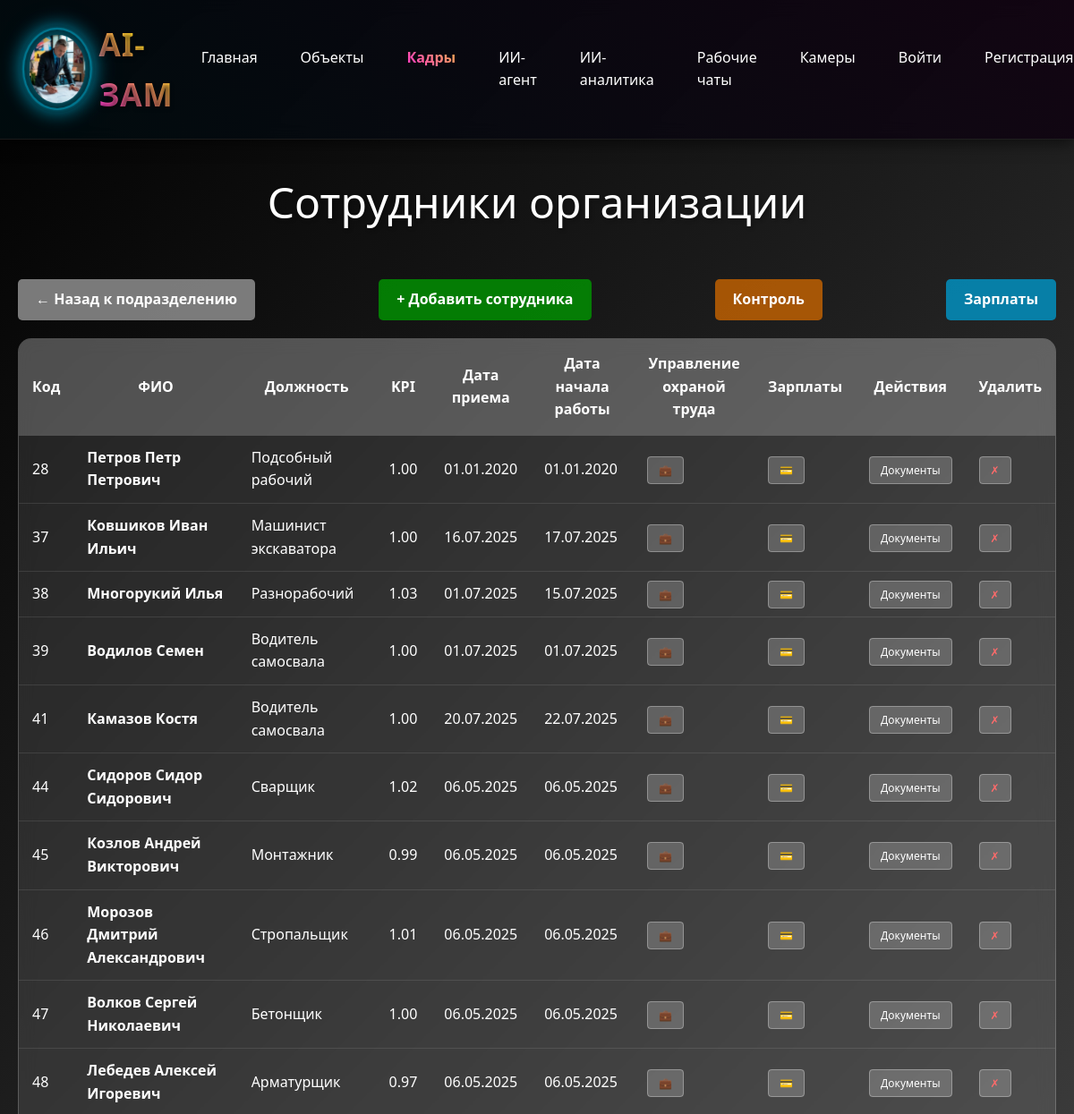
The app's page /sotrudniki/ (upper part), older data.
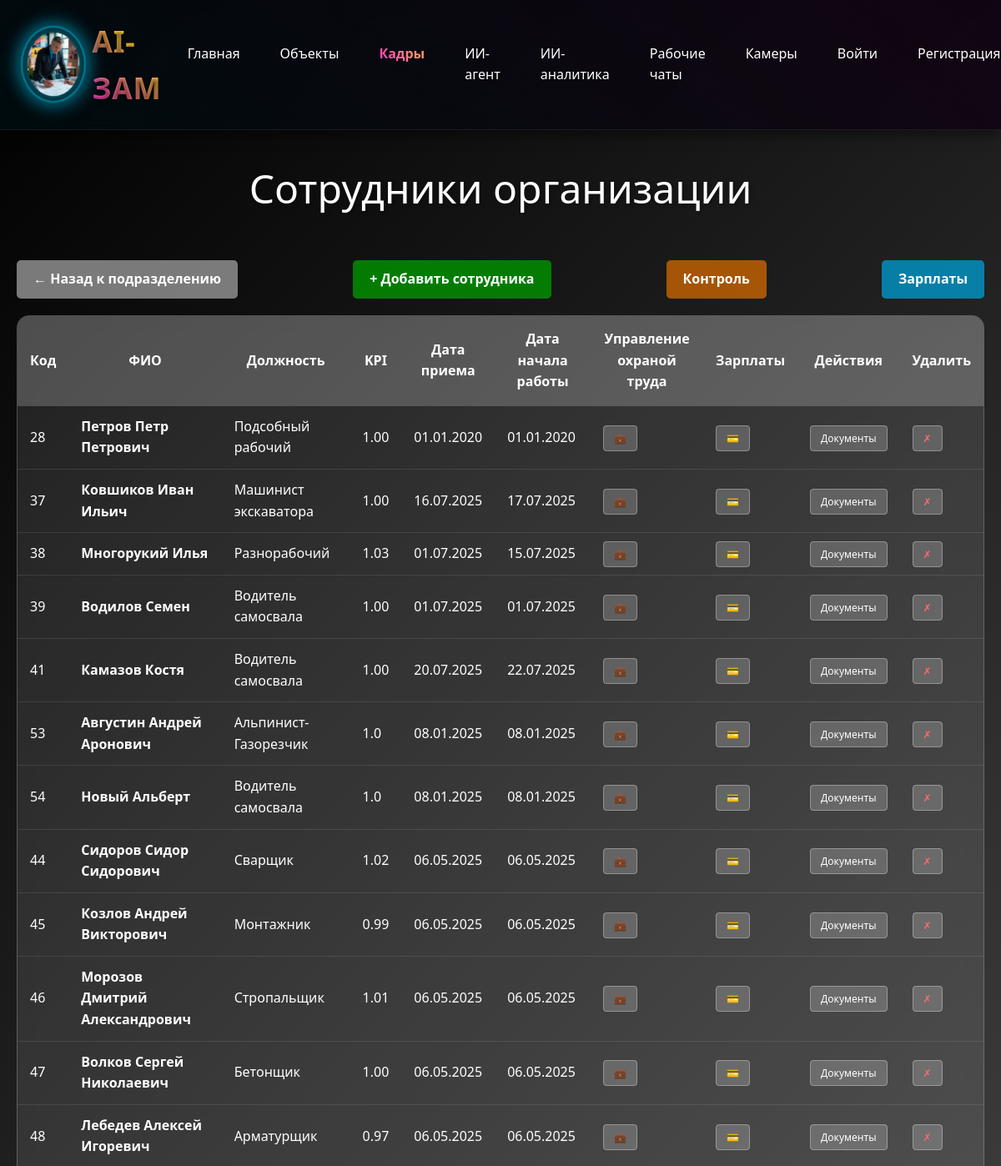
The same page, newer data.
### sotrudniki/models.py (models this page shows, shortened)
class Sotrudnik(models.Model):
    POL_CHOICES = [
        ('мужской', 'Мужской'),
        ('женский', 'Женский'),
    ]
    organizaciya = models.ForeignKey(
        Organizaciya,
        on_delete=models.CASCADE,
        verbose_name="Организация",
        related_name="sotrudniki",
        null=True,
        blank=True
    )
    fio = models.CharField(max_length=300, verbose_name="ФИО")
    data_rozhdeniya = models.DateField(verbose_name="Дата рождения")
    pol = models.CharField(
        max_length=10,
        choices=POL_CHOICES,
        verbose_name="Пол",
        null=True,
        blank=True
    )
    razmer_odezhdy = models.CharField(
        max_length=10,
        default="50-52",
        verbose_name="Размер одежды"
    )
    razmer_obuvi = models.CharField(
        max_length=5,
        default="43",
        verbose_name="Размер обуви"
    )
    razmer_golovnogo_ubora = models.CharField(
        max_length=5,
        default="55",
        verbose_name="Размер головного убора"
    )
    specialnost = models.ForeignKey(
        Specialnost,
        on_delete=models.SET_NULL,
        null=True,
        blank=True,
        verbose_name="Специальность"
    )
    podrazdelenie = models.ForeignKey(
        Podrazdelenie,
        on_delete=models.SET_NULL,
        null=True,
        blank=True,
        verbose_name="Подразделение"
    )
    data_priema = models.DateField(verbose_name="Дата приема")
    data_nachala_raboty = models.DateField(verbose_name="Дата начала работы")
    bazovoe_obuchenie = models.BooleanField(default=True, verbose_name="Базовое обучение")
    obuchenie_na_predpriyatii = models.BooleanField(default=True, verbose_name="Обучение на предприятии")
    med_osvidetelstvovanie = models.BooleanField(default=True, verbose_name="Мед.освидетельствование")
    dopusk_k_rabote = models.BooleanField(default=True, verbose_name="Допуск к работе")
    stazhirovka = models.BooleanField(default=True, verbose_name="Стажировка")
    siz = models.BooleanField(default=True, verbose_name="СИЗ")
    class Meta:
        verbose_name = "Сотрудник"
        verbose_name_plural = "Сотрудники"

class Specialnost(models.Model):
    nazvanie = models.CharField(max_length=200, verbose_name="Название специальности")
    kategoriya = models.CharField(max_length=200, verbose_name="Категория", null=True, blank=True)
    class Meta:
        verbose_name = "Специальность"
        verbose_name_plural = "Специальности"
    def __str__(self):
        return self.nazvanie

### sotrudniki/views.py (the view)
# urls.py: path('', views.sotrudniki_list, name='list'),
def sotrudniki_list(request):
    if request.user.is_authenticated:
        from object.models import UserProfile, Objekt
        from django.db.models import Q
        user_profile, created = UserProfile.objects.get_or_create(user=request.user)
        user_organizations = user_profile.organizations.all()
        user_objects = Objekt.objects.filter(
            organizacii__in=user_organizations,
            is_active=True
        ).distinct()
        sotrudniki = Sotrudnik.objects.select_related('organizaciya', 'specialnost', 'podrazdelenie').filter(
            Q(organizaciya__in=user_organizations) | Q(objekty_work__in=user_objects)
        ).distinct()
    else:
        from object.models import Objekt
        from django.db.models import Q
        demo_objects = Objekt.objects.filter(demo=True, is_active=True)
        demo_organizations = Organizaciya.objects.filter(demo=True, is_active=True)
        sotrudniki = Sotrudnik.objects.select_related('organizaciya', 'specialnost', 'podrazdelenie').filter(
            Q(organizaciya__in=demo_organizations) | Q(objekty_work__in=demo_objects)
        ).distinct()
    podrazdelenie_id = request.GET.get('podrazdelenie')
    if podrazdelenie_id:
        sotrudniki = sotrudniki.filter(podrazdelenie_id=podrazdelenie_id)
    from django.db.models import Avg
    sotrudniki_with_kpi = []
    for sotrudnik in sotrudniki:
        avg_kpi = SotrudnikiZarplaty.objects.filter(sotrudnik=sotrudnik).aggregate(avg_kpi=Avg('kpi'))['avg_kpi']
        sotrudnik.avg_kpi = round(avg_kpi, 2) if avg_kpi else 1.0
        sotrudniki_with_kpi.append(sotrudnik)
    return render(request, 'sotrudniki/list.html', {'sotrudniki': sotrudniki_with_kpi})

### sotrudniki/templates/sotrudniki/list.html (shortened to what this page needs)
{% extends 'base/base.html' %}
{% block content %}
<div class="page-title">Сотрудники организации</div>
<div style="margin-bottom: 20px; display: flex; justify-content: space-between; align-items: center;">
    <a href="/kadry/"
        style="background: rgba(150, 150, 150, 0.8); color: white; padding: 10px 20px; text-decoration: none; border-radius: 5px; font-weight: bold;">
        ← Назад к подразделению
    </a>
    <a href="{% url 'sotrudniki:add' %}{% if request.GET.podrazdelenie %}?podrazdelenie={{ request.GET.podrazdelenie }}{% endif %}"
        style="background: rgba(0, 150, 0, 0.8); color: white; padding: 10px 20px; text-decoration: none; border-radius: 5px; font-weight: bold;">
        + Добавить сотрудника
    </a>
    <a href="{% url 'sotrudniki:control' %}"
        style="background: rgba(200, 100, 0, 0.8); color: white; padding: 10px 20px; text-decoration: none; border-radius: 5px; font-weight: bold;">
        Контроль
    </a>
    <a href="{% url 'sotrudniki:salaries_list' %}"
        style="background: rgba(0, 150, 200, 0.8); color: white; padding: 10px 20px; text-decoration: none; border-radius: 5px; font-weight: bold;">
        Зарплаты
    </a>
</div>
<div class="employees-table">
    <table>
        <thead>
            <tr>
                <th>Код</th>
                <th>ФИО</th>
                <th>Должность</th>
                <th>KPI</th>
                <th>Дата<br>приема</th>
                <th>Дата начала<br>работы</th>
                <th>Управление<br>охраной труда</th>
                <th>Зарплаты</th>
                <th>Действия</th>
                <th>Удалить</th>
            </tr>
        </thead>
        <tbody>
            {% for sotrudnik in sotrudniki %}
            <tr>
                <td>{{ sotrudnik.id }}</td>
                <td><a href="{% url 'sotrudniki:detail' sotrudnik.pk %}"
                        style="text-decoration: none; color: white; font-weight: bold;">{{ sotrudnik.fio }}</a></td>
                <td>{{ sotrudnik.specialnost|default:"-" }}</td>
                <td>{{ sotrudnik.avg_kpi }}</td>
                <td>{{ sotrudnik.data_priema|date:"d.m.Y" }}</td>
                <td>{{ sotrudnik.data_nachala_raboty|date:"d.m.Y" }}</td>
                <td>
                    <a href="{% url 'sotrudniki:documents' sotrudnik.pk %}" class="btn-detail">💼</a>
                </td>
                <td>
                    <a href="{% url 'sotrudniki:sotrudnik_salary' sotrudnik.pk %}" class="btn-detail">💳</a>
                </td>
                <td>
                    <a href="{% url 'sotrudniki:detail' sotrudnik.pk %}" class="btn-detail">Документы</a>
                </td>
                <td>
                    <a href="{% url 'sotrudniki:delete' sotrudnik.pk %}" class="btn-detail" style="color: #ff6b6b;" onclick="return confirm('Удалить сотрудника {{ sotrudnik.fio }}?')">✗</a>
                </td>
            </tr>
            {% empty %}
            <tr>
                <td colspan="10" style="text-align: center; color: rgba(255, 255, 255, 0.7);">Нет сотрудников</td>
            </tr>
            {% endfor %}
        </tbody>
    </table>
</div>
{% endblock %}

### templates/base/base.html (shortened to what this page needs)
{% load static %}
<!DOCTYPE html>
<html lang="ru">
<head>
    <link rel="stylesheet" href="{% static 'css/3d-logo.css' %}">
    <link rel="stylesheet" href="{% static 'css/logo-letter.css' %}">
</head>
<body>
    <header>
        <div class="container">
            <div class="header-content">
                <div class="logo-container">
                    <a href="/" class="logo">
                        <img src="{% static 'images/logo-ai.png' %}" alt="AI-Зам">
                        <span class="logo-text">AI-Зам</span>
                    </a>
                </div>
                <nav class="nav-links">
                    <a href="/" {% if request.resolver_match.url_name == 'home' or request.path == '/' %}class="active"{% endif %}>Главная</a>
                    <a href="/objects/" {% if '/objects/' in request.path %}class="active"{% endif %}>Объекты</a>
                    <a href="/kadry/" {% if '/kadry/' in request.path or '/sotrudniki/' in request.path %}class="active"{% endif %}>Кадры</a>
                    <a href="/ai-agent/" {% if '/ai-agent/' in request.path %}class="active"{% endif %}>ИИ-агент</a>
                    <a href="/analytics/" {% if '/analytics/' in request.path %}class="active"{% endif %}>ИИ-аналитика</a>
                    <a href="/telegram/" {% if '/telegram/' in request.path %}class="active"{% endif %}>Рабочие чаты</a>
                    <a href="/cameras/" {% if '/cameras/' in request.path %}class="active"{% endif %}>Камеры</a>
                    {% if user.is_authenticated %}
                        <div class="user-menu">
                            <a href="/objects/profile/" class="user-profile">
                                {% if user.userprofile.photo %}
                                    <img src="{{ user.userprofile.photo.url }}" alt="Профиль" class="user-avatar">
                                {% else %}
                                    <div class="user-avatar" style="background: linear-gradient(135deg, #00d4ff, #ff00ff); display: flex; align-items: center; justify-content: center; color: white; font-weight: bold;">{{ user.username|first|upper }}</div>
                                {% endif %}
                                <span class="user-name">{{ user.username }}</span>
                            </a>
                            <div class="logout-btn">
                                <a href="/objects/logout/">Выйти</a>
                            </div>
                        </div>
                    {% else %}
                        <a href="/objects/login/">Войти</a>
                        <a href="/objects/register/">Регистрация</a>
                    {% endif %}
                </nav>
            </div>
        </div>
    </header>
    <main class="container">
        {% block content %}{% endblock %}
    </main>
</body>
</html>

### static/css/3d-logo.css (style rules this page uses)
.logo { position: relative; font-size: 2.2rem !important; font-weight: 900 !important; letter-spacing: 1px; text-transform: uppercase; text-decoration: none; display: flex; align-items: center; gap: 0.5rem; transform-style: preserve-3d; perspective: 500px; }
.logo-text { position: relative; display: inline-block; }
.logo-text::before { content: attr(data-text); position: absolute; top: 0; left: 0; z-index: -1; color: rgba(255, 0, 255, 0.2); transform: translateZ(-5px) translateY(5px) translateX(5px); filter: blur(5px); }
.logo-text::after { content: attr(data-text); position: absolute; top: 0; left: 0; z-index: -2; color: rgba(0, 212, 255, 0.1); transform: translateZ(-10px) translateY(10px) translateX(10px); filter: blur(10px); }
.logo img { height: 80px; width: auto; filter: drop-shadow(0 0 10px rgba(0, 212, 255, 0.7)); transform: translateZ(30px); border-radius: 50%; background: rgba(0, 0, 0, 0.2); padding: 5px; box-shadow: 0 0 0 2px rgba(0, 212, 255, 0.3), 0 0 0 5px rgba(0, 0, 0, 0.1), 0 0 20px rgba(0, 212, 255, 0.5); }
.logo-container { position: relative; display: flex; align-items: center; transform-style: preserve-3d; perspective: 1000px; padding: 5px 15px; border-radius: 10px; transition: all 0.3s ease; }

Row changes from the older to the newer data that the page shows:
added Sotrudnik: id "53", fio "Августин Андрей Аронович", specialnost "Альпинист-Газорезчик", avg_kpi "1.0", data_priema "08.01.2025", data_nachala_raboty "08.01.2025"
added Sotrudnik: id "54", fio "Новый Альберт", specialnost "Водитель самосвала", avg_kpi "1.0", data_priema "08.01.2025", data_nachala_raboty "08.01.2025"
